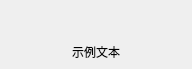
<?xml version="1.0" encoding="UTF-8"?>
<ui version="4.0">
 <class>menuButton</class>
 <widget class="QWidget" name="menuButton">
  <property name="geometry">
   <rect>
    <x>0</x>
    <y>0</y>
    <width>192</width>
    <height>69</height>
   </rect>
  </property>
  <property name="windowTitle">
   <string>Form</string>
  </property>
  <property name="styleSheet">
   <string notr="true"/>
  </property>
  <layout class="QVBoxLayout" name="verticalLayout">
   <property name="leftMargin">
    <number>0</number>
   </property>
   <property name="topMargin">
    <number>0</number>
   </property>
   <property name="rightMargin">
    <number>0</number>
   </property>
   <property name="bottomMargin">
    <number>0</number>
   </property>
   <item>
    <widget class="QLabel" name="text">
     <property name="styleSheet">
      <string notr="true">font: 36pt &quot;Microsoft YaHei UI&quot;;</string>
     </property>
     <property name="frameShape">
      <enum>QFrame::NoFrame</enum>
     </property>
     <property name="frameShadow">
      <enum>QFrame::Raised</enum>
     </property>
     <property name="text">
      <string>示例文本</string>
     </property>
     <property name="alignment">
      <set>Qt::AlignBottom|Qt::AlignHCenter</set>
     </property>
     <property name="wordWrap">
      <bool>false</bool>
     </property>
     <layout class="QGridLayout" name="gridLayout_2">
      <property name="leftMargin">
       <number>0</number>
      </property>
      <property name="topMargin">
       <number>0</number>
      </property>
      <property name="rightMargin">
       <number>0</number>
      </property>
      <property name="bottomMargin">
       <number>0</number>
      </property>
     </layout>
    </widget>
   </item>
   <item>
    <widget class="QLabel" name="solid">
     <property name="minimumSize">
      <size>
       <width>0</width>
       <height>2</height>
      </size>
     </property>
     <property name="maximumSize">
      <size>
       <width>16777215</width>
       <height>2</height>
      </size>
     </property>
     <property name="text">
      <string/>
     </property>
     <property name="alignment">
      <set>Qt::AlignLeading|Qt::AlignLeft|Qt::AlignTop</set>
     </property>
    </widget>
   </item>
  </layout>
 </widget>
 <resources/>
 <connections/>
</ui>
